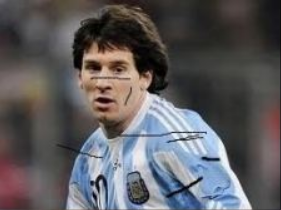
#> input picture Mia/Image Inpainting/messi.png, 281 x 210 px, found by its file name
$ python image_inpainting.py
#> lines starting #> are read from the running program, lines starting #| are printed output that depends on the picture
import numpy as np
import cv2 as cv
img = cv.imread('Project-Computer-Vision\\Mia\\Image Inpainting\\messi.png')
#> img is the input picture: shape (210, 281, 3); mean B, G, R 94.4, 91.4, 93.4
mask = cv.imread('Project-Computer-Vision\\Mia\\Image Inpainting\\mask.png', cv.IMREAD_GRAYSCALE)
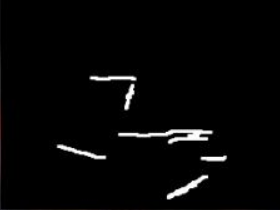
#> input picture Mia/Image Inpainting/mask.png, 280 x 210 px, found by its file name
#> mask: shape (210, 280); min 0, max 255, mean 6

# Resize the images to have the same dimensions
img1 = cv.resize(img, (640, 480))
mask1 = cv.resize(mask, (640, 480))

dst = cv.inpaint(img1,mask1,3,cv.INPAINT_TELEA)
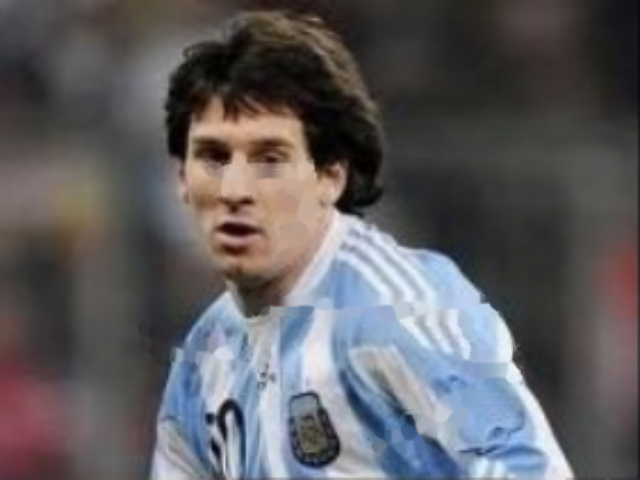
#> dst: shape (480, 640, 3); mean B, G, R 95.6, 92.5, 94.5

cv.imshow('dst',dst)
cv.waitKey(0)
cv.destroyAllWindows()
